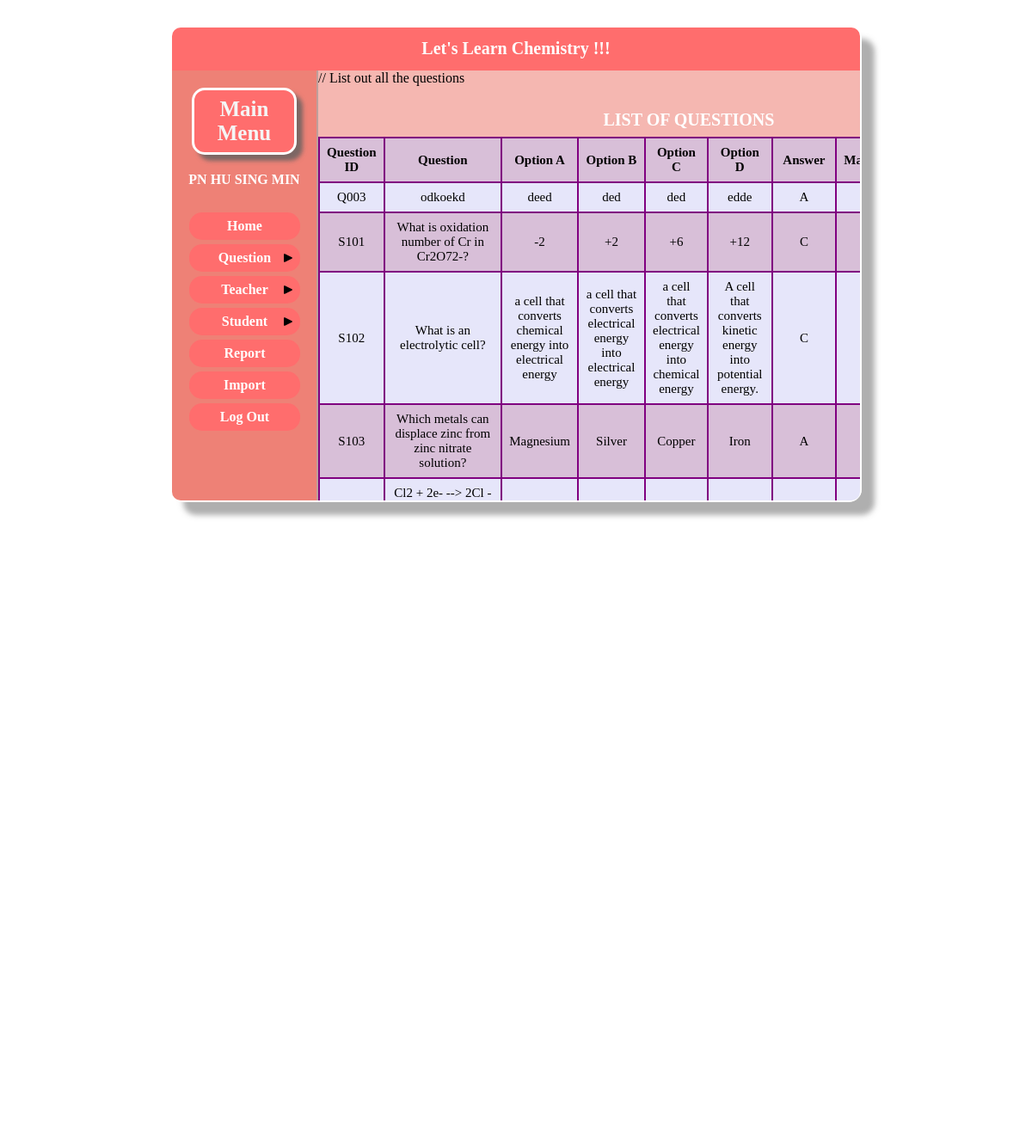
/sourcefile/soalan_senarai.php (signed in), run on the app's committed database.
### tables this page shows
CREATE TABLE `soalan` (
  `id_soalan` varchar(4) NOT NULL,
  `nama_soalan` varchar(1000) NOT NULL,
  `pilihan_A` varchar(1000) NOT NULL,
  `pilihan_B` varchar(1000) NOT NULL,
  `pilihan_C` varchar(1000) NOT NULL,
  `pilihan_D` varchar(1000) NOT NULL,
  `jawapan` varchar(50) NOT NULL,
  `markah` int(2) NOT NULL,
  `id_guru` varchar(4) NOT NULL,
  `id_kuiz` varchar(4) NOT NULL,
  `jenis` int(1) NOT NULL
);

### sourcefile/soalan_senarai.php (the view, shortened to what this page needs)
<?php
	include("header.php");
	include("menu_guru.php");
?>
<link rel="stylesheet" href="senarai.css">
<div class="kandungan">
	<table>
		<caption>LIST OF QUESTIONS</caption>
		<tr>
			<th>Question ID</th>
			<th>Question</th>
			<th>Option A</th>
			<th>Option B</th>
			<th>Option C</th>
			<th>Option D</th>
			<th>Answer</th>
			<th>Marks</th>
		</tr>
		<?php
			include('sambungan.php');
			$sql = 'select id_soalan, nama_soalan, pilihan_A, pilihan_B, pilihan_C, pilihan_D, jawapan, markah, id_guru, id_kuiz, jenis from soalan';
			$result = mysqli_query($sambungan,$sql);
			while($row=mysqli_fetch_array($result)) {
			echo '<tr>
					<td>'.$row["id_soalan"].'</td>
					<td>'.$row["nama_soalan"].'</td>
					<td>'.$row["pilihan_A"].'</td>
					<td>'.$row["pilihan_B"].'</td>
					<td>'.$row["pilihan_C"].'</td>
					<td>'.$row["pilihan_D"].'</td>
					<td>'.$row["jawapan"].'</td>
					<td>'.$row["markah"].'</td>
					<td>'.$row["id_guru"].'</td>
					<td>'.$row["id_kuiz"].'</td>
					<td>'.$row["jenis"].'</td>
				  </tr>';
	    }
	?>
</table>
</div>

### sourcefile/menu.css (style rules this page uses)
div.kandungan { overflow: auto; float: left; position: relative; border: none; border-radius: 0 0 10px 0; width: 630px; height: 500px; background-color: rgba(231, 76, 60, 0.4); z-index: 3; }

### sourcefile/senarai.css (style rules this page uses)
table { font-family: cursive; font-size: 15px; font-weight: normal; text-align: center; width: 580px; margin : 20 auto; border-collapse: collapse; }
caption { font-size: 20px; font-weight: bold; color: white; padding: 8px; }
td,th { padding: 8px; border: 2px solid purple; }
tr:nth-child(odd) { background-color: thistle; }
tr:nth-child(even) { background-color: lavender; }
th { font-weight: bold; color: black; background-colour: darkviolet; }

### data on the page
soalan: id_soalan "Q003", nama_soalan "odkoekd", pilihan_A "deed", pilihan_B "ded", pilihan_C "ded", pilihan_D "edde", jawapan "A"
soalan: id_soalan "S101", nama_soalan "What is oxidation number of Cr in Cr2O72-?", pilihan_A "-2", pilihan_B "+2", pilihan_C "+6", pilihan_D "+12", jawapan "C"
soalan: id_soalan "S102", nama_soalan "What is an electrolytic cell?", pilihan_A "a cell that converts chemical energy into electrical energy", pilihan_B "a cell that converts electrical energy into electrical energy", pilihan_C "a cell that converts electrical energy into chemical energy", pilihan_D "A cell that converts kinetic energy into potential energy.", jawapan "C"
soalan: id_soalan "S103", nama_soalan "Which metals can displace zinc from zinc nitrate solution?", pilihan_A "Magnesium", pilihan_B "Silver", pilihan_C "Copper", pilihan_D "Iron", jawapan "A"
soalan: nama_soalan "Cl2 + 2e- --> 2Cl -…"

### other printed values
$nama "PN HU SING MIN"
